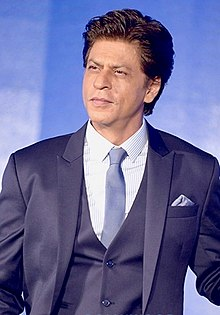
#> input picture Opencv_Course/srk photo.jpg, 220 x 315 px, found by its file name
$ python grayscale_image_histogram.py
#> lines starting #> are read from the running program, lines starting #| are printed output that depends on the picture
import cv2
import matplotlib.pyplot as plt
img_path=r"C:\Users\salma\OneDrive\Pictures\Camera Roll\srk photo.jpg"
img=cv2.imread(img_path,0)
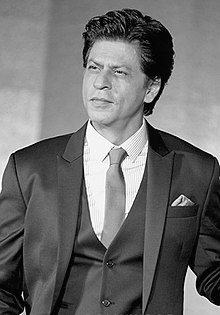
#> img: shape (315, 220); min 0, max 255, mean 109.7
cv2.imshow("image",img)


hist=cv2.calcHist([img],[0],None,[256],[0,256])
#> hist = 256 values, max 576 at index 6, min 32 at index 221, mean 270.7
cv2.imwrite(r"D:\Learning_Python\Opencv_Course\histogram_for_graysclae_image.jpg",hist)


plt.figure()
plt.title("Grayscale image histogram")
plt.xlabel("Bins")
plt.ylabel("Pixels")
plt.plot(hist)
plt.show()
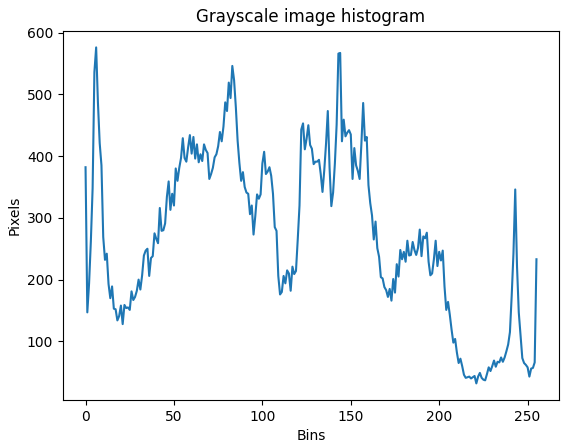
#> figure drawn by matplotlib, 1 panel; curve peaks at x = 6, y = 576

cv2.waitKey(0)
cv2.destroyAllWindows()

$ run again, with Opencv_Course/cat.webp saved as Opencv_Course/srk photo.jpg
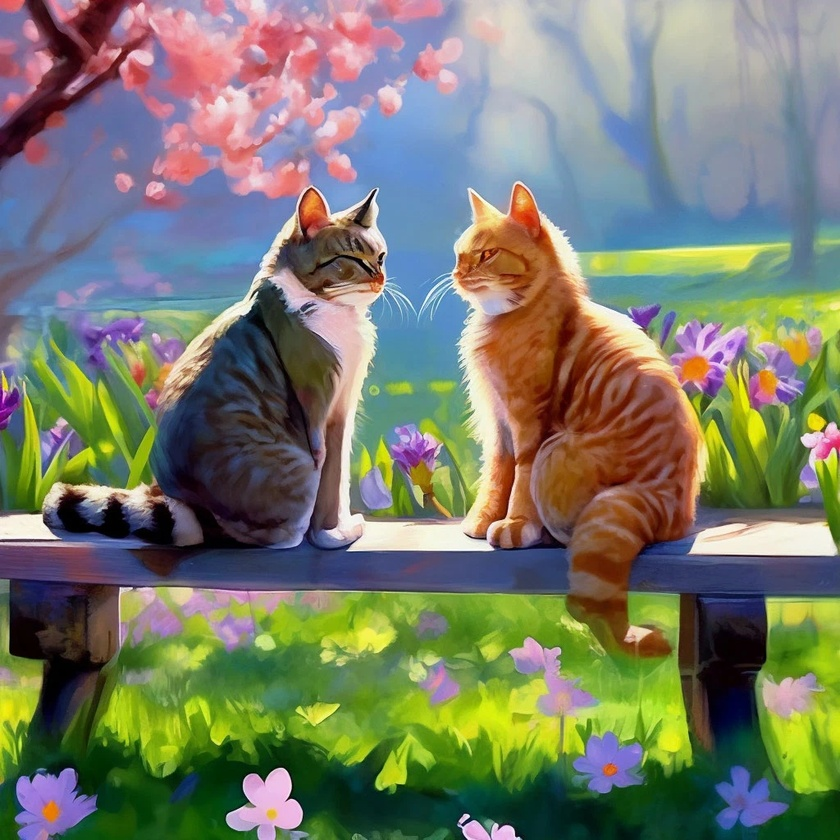
#> input picture Opencv_Course/cat.webp, 840 x 840 px, shrunk from 1024 x 1024 before the run, found by its file name
#> `img=cv2.imread(img_path,0)`:
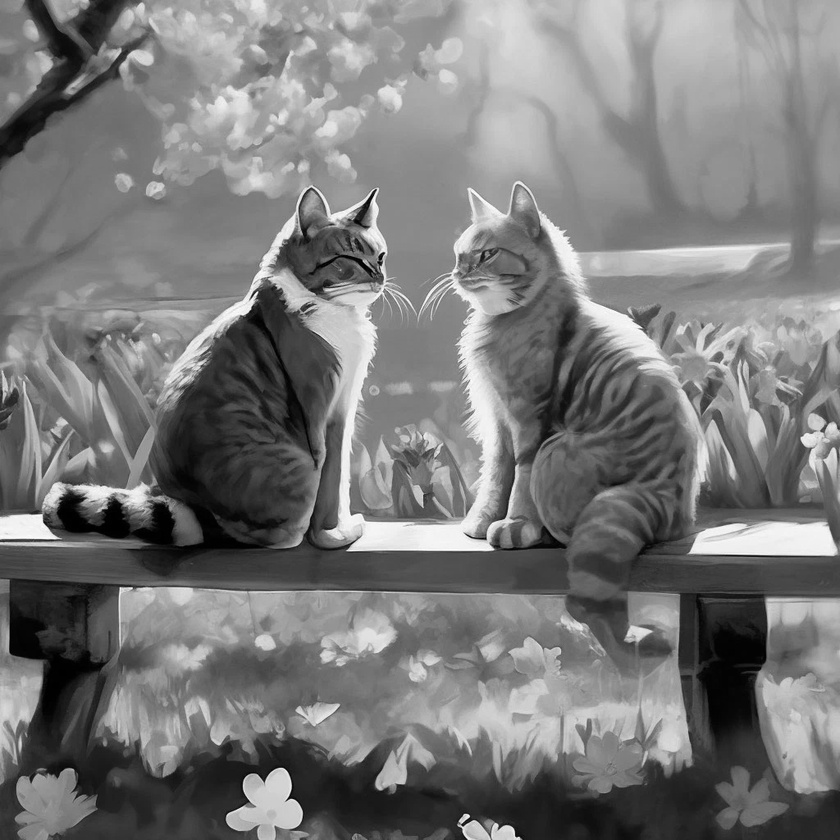
#> img: shape (840, 840); min 0, max 255, mean 121.6
#> hist = 256 values, max 6990 at index 137, min 15 at index 255, mean 2756.2
#> `plt.show()`:
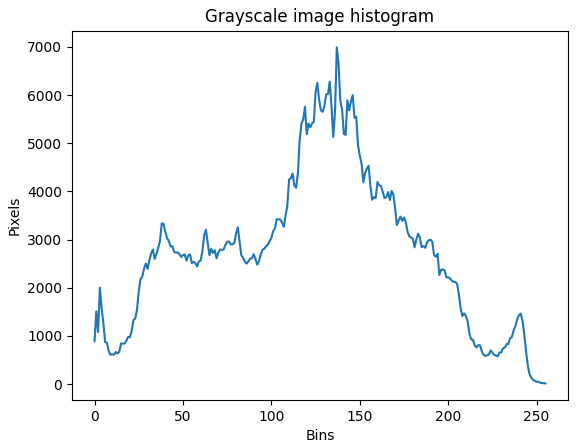
#> figure drawn by matplotlib, 1 panel; curve peaks at x = 137, y = 6990
